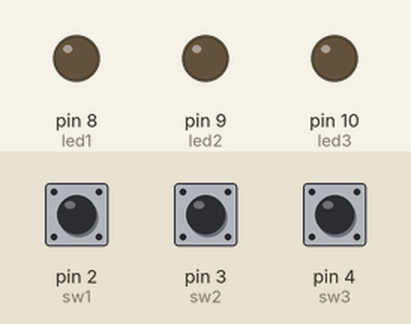
A sketch run on a simulated Arduino Uno, built with avr-gcc and run on an emulated ATmega328P. On the bench: output pins drawn as LEDs (lit = HIGH). Dashed ring = blinking. The test bench sets the inputs (shaded band); at power-on: pin 2 (sw1) LOW, pin 4 (sw3) HIGH, pin 3 (sw2) HIGH. What the sketch prints to the serial monitor is not drawn.

Above: at 1.2 s.
1.3 s: pin 2 (sw1) pulled HIGH for 1 s
At 2.7 s:
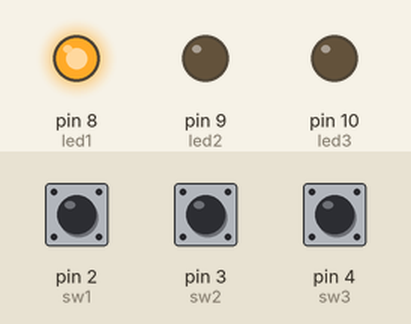
4.5 s: pin 4 (sw3) pulled LOW for 3.2 s
At 8.2 s:
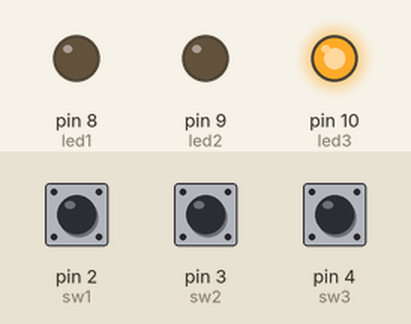
9.2 s: pin 2 (sw1) pulled HIGH for 3.2 s
At 9.8 s:
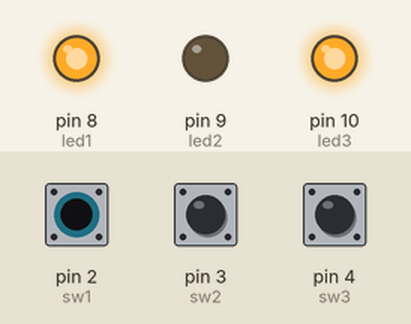
13.9 s: pin 2 (sw1) driven HIGH and pin 4 (sw3) driven LOW
At 16.8 s:
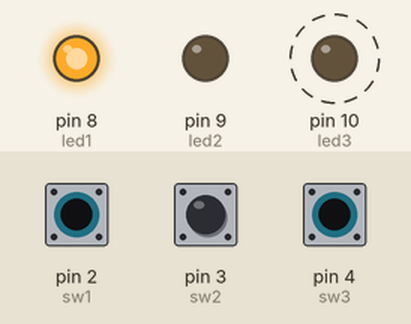
16.9 s: pin 2 (sw1) driven LOW
19.9 s: pin 3 (sw2) pulled LOW for 1 s
Timing chart, 0 to 23.2 s (numbered marks = the images above; inputs shaded):
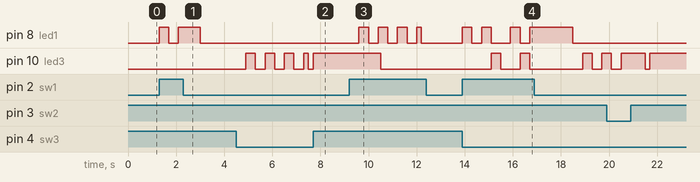

Measured:
- after the input at 1.3 s, pin 8 (led1): LOW → HIGH at once, → LOW 0.40 s later, → HIGH 0.40 s later, → LOW 0.90 s later
- after the input at 4.5 s, pin 10 (led3): goes 3 × (HIGH 0.40 s, LOW 0.40 s), HIGH 0.20 s, LOW 0.20 s, then HIGH, starting after 0.40 s
- after the input at 9.2 s, pin 8 (led1): goes 3 × (HIGH 0.40 s, LOW 0.40 s), HIGH 0.20 s, then LOW, starting after 0.40 s
- after the input at 13.9 s, pin 8 (led1): goes HIGH 0.40 s, LOW 0.40 s, HIGH 0.40 s, LOW 0.80 s, HIGH 0.40 s, LOW 0.40 s, then HIGH, starting at once; pin 10 (led3): alternates HIGH for 0.40 s and LOW for 0.80 s, starting after 1.2 s

The sketch:

Assignment2_2.ino
```cpp
#define sw1 2
#define sw2 3
#define sw3 4
#define led1 8
#define led2 9
#define led3 10
int redDelay = 3000, greenDelay = 3000  ,yellowDelay = 2000;
unsigned long pastRed = 0, pastGreen = 0, pastYellow = 0;
int redOn =0 , greenOn = 0, yellowOn = 0;
unsigned long lastsw1 = 0,lastsw3 = 0, lastsw2 = 0;

void setup() {
  Serial.begin(9600);
  pinMode(sw1,INPUT);
  pinMode(sw2,INPUT);
  pinMode(sw3,INPUT_PULLUP);

  pinMode(led1,OUTPUT);
  pinMode(led2,OUTPUT);
  pinMode(led3,OUTPUT);

}

void loop() {
  //RED

  if (digitalRead(sw1) == HIGH && redOn == 0)
  {
    if ((millis() - lastsw1) >= 400){
      Serial.print("c1");
      digitalWrite(led1, HIGH);
      redOn = 1;
      lastsw1 = millis();
      }
   }else if(digitalRead(sw1) == HIGH && redOn == 1){
      if(millis() - lastsw1 >= 400){
        digitalWrite(led1,0);
        Serial.print("c2");
        redOn = 0;
        lastsw1 = millis();
        }
    }


  if (millis() - pastRed >= redDelay && redOn == 1)
  {
    digitalWrite(led1, LOW);
    redOn = 0;
    pastRed = millis();
  }


  //GREEN
  if ((digitalRead(sw3) == LOW && greenOn == 0 && redOn != 1) || digitalRead(sw3) == LOW && yellowOn == 1)
  {
    if ((millis() - lastsw3) >= 400){
      Serial.print("d1");
      digitalWrite(led3, HIGH);
      greenOn = 1;
      lastsw3 = millis();
      }
   }else if(digitalRead(sw3) == LOW && greenOn == 1){
      if(millis() - lastsw3 >= 400){
        digitalWrite(led3,0);
        Serial.print("d2");
        greenOn = 0;
        lastsw3 = millis();
        }
    }

  if (millis() - pastGreen >= greenDelay && greenOn == 1)
  {
    digitalWrite(led3, LOW);
    greenOn = 0;
    pastGreen = millis();
  }


  //YELLOW
   if (digitalRead(sw2) == LOW && redOn != 1 && greenOn != 1)
  {
    if ((millis() - lastsw2) >= 400){
      yellowOn = 1;
      lastsw2 = millis();
      }
   }

   if (millis() - pastYellow <= yellowDelay && yellowOn == 1)
  {
    if(pastYellow/100 == 11){digitalWrite(led2,HIGH); Serial.print(" CC");}
    else digitalWrite(led2,LOW);
    greenOn = 0;
    pastYellow = millis();
    Serial.print("\t");
    Serial.println(pastYellow);
  }else{
//    Serial.println(pastYellow);
    }


}
```
